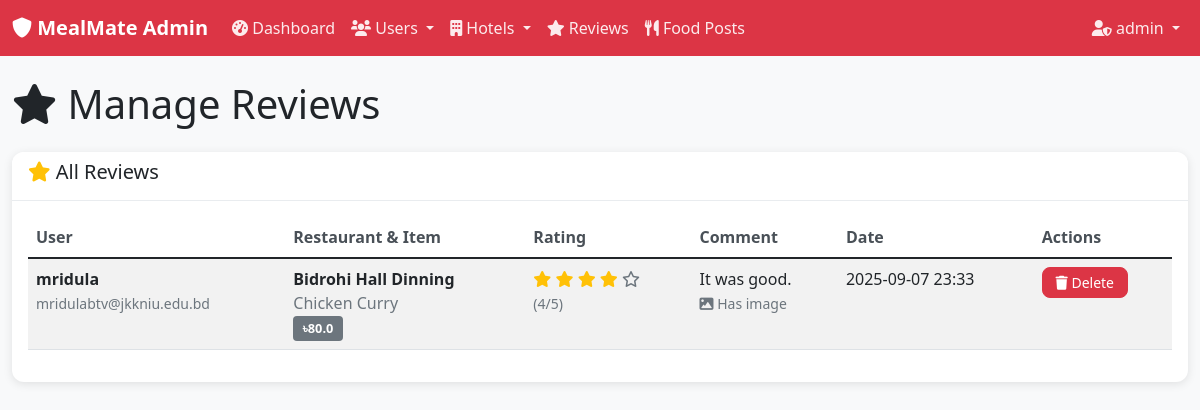
The page /admin/reviews (signed in) on the database as committed earlier.
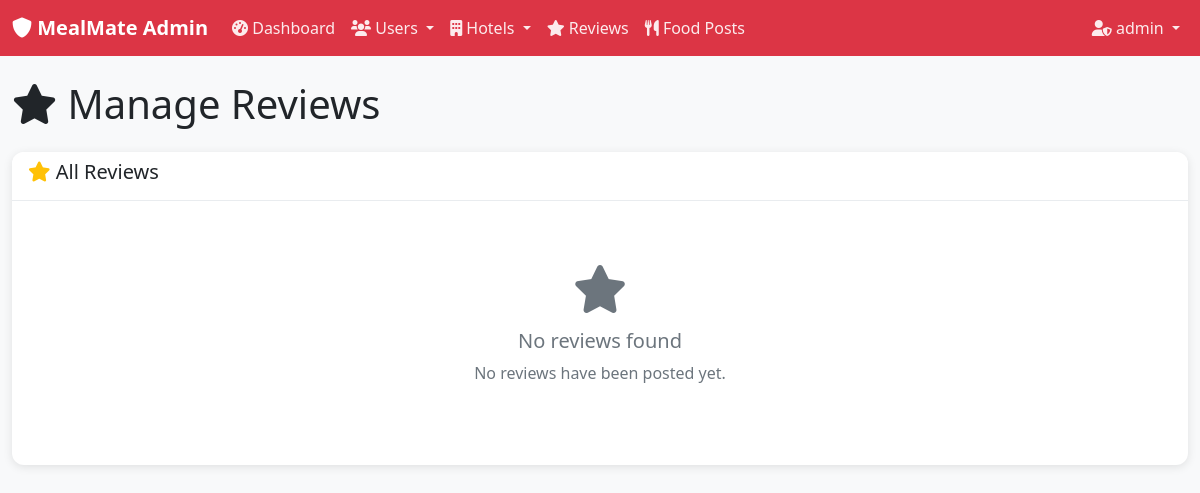
The same page on the database as committed later.
### models.py (models this page shows, shortened)
class Review(db.Model):
    __tablename__ = 'reviews'
    id = db.Column(db.Integer, primary_key=True)
    user_id = db.Column(db.Integer, db.ForeignKey('users.id'), nullable=False)
    menu_item_id = db.Column(db.Integer, db.ForeignKey('menu_items.id'), nullable=False)
    rating = db.Column(db.Integer, nullable=False)  # 1-5 stars
    comment = db.Column(db.Text, nullable=True)
    image_url = db.Column(db.String(255), nullable=True)
    created_at = db.Column(db.DateTime, default=datetime.utcnow)
    expires_at = db.Column(db.DateTime, default=lambda: datetime.utcnow() + timedelta(hours=24))
    __table_args__ = (
        db.CheckConstraint('rating >= 1 AND rating <= 5', name='valid_rating'),
        db.UniqueConstraint('user_id', 'menu_item_id', name='unique_user_review'),
    )

class User(db.Model):
    __tablename__ = 'users'
    id = db.Column(db.Integer, primary_key=True)
    username = db.Column(db.String(80), unique=True, nullable=False)
    reg_number = db.Column(db.String(20), unique=True, nullable=False)
    email = db.Column(db.String(120), unique=True, nullable=False)
    password_hash = db.Column(db.String(255), nullable=False)
    created_at = db.Column(db.DateTime, default=datetime.utcnow)
    is_active = db.Column(db.Boolean, default=True)
    is_approved = db.Column(db.Boolean, default=False)  # Admin approval required
    approved_by = db.Column(db.Integer, db.ForeignKey('admins.id'), nullable=True)
    approved_at = db.Column(db.DateTime, nullable=True)
    reviews = db.relationship('Review', backref='user', lazy=True, cascade='all, delete-orphan')
    food_posts = db.relationship('StudentFoodPost', backref='user', lazy=True, cascade='all, delete-orphan')

class HotelOwner(db.Model):
    __tablename__ = 'hotel_owners'
    id = db.Column(db.Integer, primary_key=True)
    username = db.Column(db.String(80), unique=True, nullable=False)
    email = db.Column(db.String(120), unique=True, nullable=False)
    password_hash = db.Column(db.String(255), nullable=False)
    hotel_name = db.Column(db.String(100), nullable=False)
    hotel_address = db.Column(db.Text, nullable=False)
    contact_number = db.Column(db.String(15), nullable=False)
    license_number = db.Column(db.String(50), nullable=True)
    is_verified = db.Column(db.Boolean, default=False)
    is_approved = db.Column(db.Boolean, default=False)  # Admin approval required
    approved_by = db.Column(db.Integer, db.ForeignKey('admins.id'), nullable=True)
    approved_at = db.Column(db.DateTime, nullable=True)
    created_at = db.Column(db.DateTime, default=datetime.utcnow)
    is_active = db.Column(db.Boolean, default=True)
    menu_items = db.relationship('MenuItem', backref='hotel_owner', lazy=True, cascade='all, delete-orphan')

class MenuItem(db.Model):
    __tablename__ = 'menu_items'
    id = db.Column(db.Integer, primary_key=True)
    hotel_owner_id = db.Column(db.Integer, db.ForeignKey('hotel_owners.id'), nullable=False)
    item_name = db.Column(db.String(100), nullable=False)
    description = db.Column(db.Text, nullable=True)
    price = db.Column(db.Float, nullable=False)
    category = db.Column(db.String(50), nullable=False)  # breakfast, lunch, dinner, snacks
    image_url = db.Column(db.String(255), nullable=True)
    is_available = db.Column(db.Boolean, default=True)
    created_at = db.Column(db.DateTime, default=datetime.utcnow)
    expires_at = db.Column(db.DateTime, default=lambda: datetime.utcnow() + timedelta(hours=24))
    reviews = db.relationship('Review', backref='menu_item', lazy=True, cascade='all, delete-orphan')

### app.py (the view)
    @app.route('/admin/reviews')
    def admin_reviews():
        if not require_admin_login():
            return redirect(url_for('admin_login'))
        reviews = Review.query.order_by(Review.created_at.desc()).all()
        return render_template('admin/reviews.html', reviews=reviews, current_admin=get_current_admin())

### templates/admin/reviews.html (shortened to what the changed rows need)
{% extends "admin/base.html" %}
{% block content %}
<div class="row">
    <div class="col-12">
        <h1 class="mb-4">
            <i class="fas fa-star"></i> Manage Reviews
        </h1>
    </div>
</div>
<div class="row">
    <div class="col-12">
        <div class="card">
            <div class="card-body">
                {% if reviews %}
                <div class="table-responsive">
                    <table class="table table-striped">
                        <thead>
                            <tr>
                                <th>User</th>
                                <th>Restaurant & Item</th>
                                <th>Rating</th>
                                <th>Comment</th>
                                <th>Date</th>
                                <th>Actions</th>
                            </tr>
                        </thead>
                        <tbody>
                            {% for review in reviews %}
                            <tr id="review-{{ review.id }}">
                                <td>
                                    <strong>{{ review.user.username }}</strong><br>
                                    <small class="text-muted">{{ review.user.email }}</small>
                                </td>
                                <td>
                                    <strong>{{ review.menu_item.hotel_owner.hotel_name }}</strong><br>
                                    <span class="text-muted">{{ review.menu_item.item_name }}</span><br>
                                    <span class="badge bg-secondary">৳{{ review.menu_item.price }}</span>
                                </td>
                                <td>
                                    <div class="rating">
                                        {% for i in range(1, 6) %}
                                            {% if i <= review.rating %}
                                                <i class="fas fa-star text-warning"></i>
                                            {% else %}
                                                <i class="far fa-star text-muted"></i>
                                            {% endif %}
                                        {% endfor %}
                                        <br>
                                        <small class="text-muted">({{ review.rating }}/5)</small>
                                    </div>
                                </td>
                                <td>
                                    <div class="comment-preview">
                                        {% if review.comment|length > 100 %}
                                            {{ review.comment[:100] }}...
                                        {% else %}
                                            {{ review.comment }}
                                        {% endif %}
                                        {% if review.image_url %}
                                            <br><small class="text-muted"><i class="fas fa-image"></i> Has image</small>
                                        {% endif %}
                                    </div>
                                </td>
                                <td>{{ review.created_at.strftime('%Y-%m-%d %H:%M') }}</td>
                                <td>
                                    <button class="btn btn-danger btn-sm"
                                            onclick="deleteReview({{ review.id }}, '{{ review.user.username }}')">
                                        <i class="fas fa-trash"></i> Delete
                                    </button>
                                </td>
                            </tr>
                            {% endfor %}
                        </tbody>
                    </table>
                </div>
                {% else %}
                <div class="text-center py-5">
                    <i class="fas fa-star fa-3x text-muted mb-3"></i>
                    <h5 class="text-muted">No reviews found</h5>
                    <p class="text-muted">No reviews have been posted yet.</p>
                </div>
                {% endif %}
            </div>
        </div>
    </div>
</div>
{% endblock %}

Rows that differ between the two databases and show on the page:
removed Review: user.username "mridula", user.email "mridulabtv@jkkniu.edu.bd", menu_item.hotel_owner.hotel_name "Bidrohi Hall Dinning", menu_item.item_name "Chicken Curry", menu_item.price "80.0", rating "4", comment "It was good.", shows "Has image", created_at "2025-09-07 23:33"
Other text that changed with them:
text no longer shown: "User Restaurant & Item Rating Comment Date Actions"
text now shown: "No reviews found No reviews have been posted yet."
